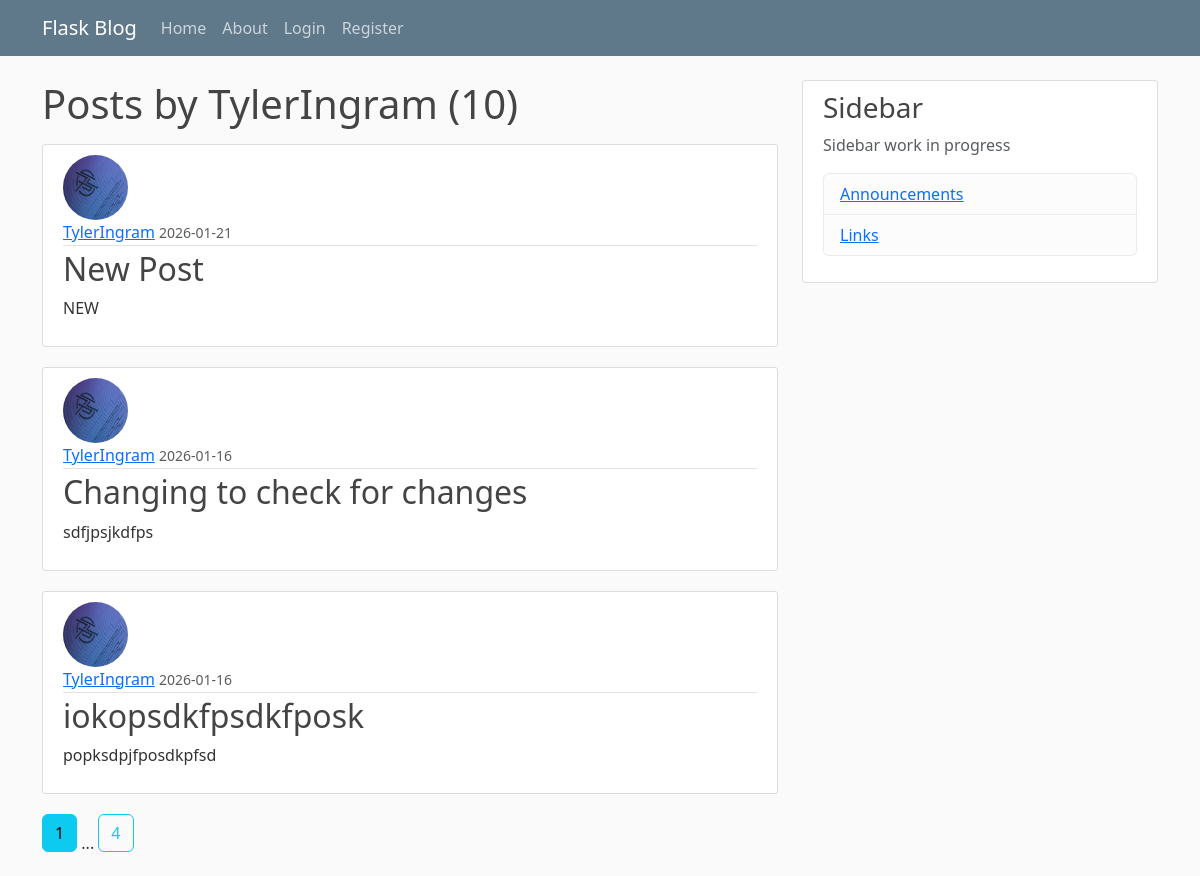
Page /user/TylerIngram on the earlier database version.
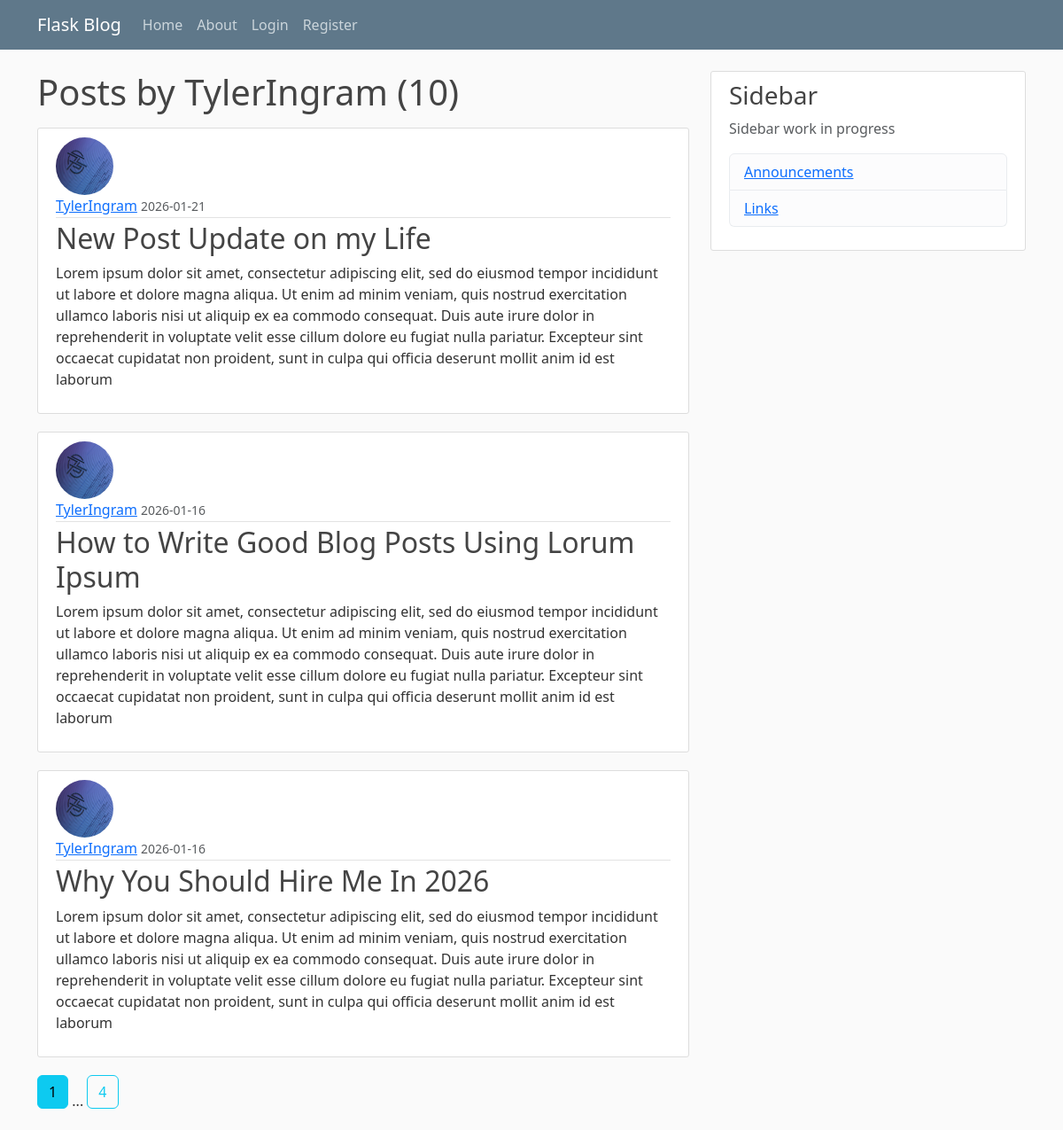
Same page on the later database version.
### flaskblog/models.py (models this page shows, shortened)
class Post(db.Model):
    id = db.Column(db.Integer, primary_key=True)
    title = db.Column(db.String(100), nullable=False)
    date_posted = db.Column(db.DateTime, nullable=False, default=lambda: datetime.now(timezone.utc))
    content = db.Column(db.Text, nullable=False)
    user_id = db.Column(db.Integer, db.ForeignKey('user.id'), nullable=False)

class User(db.Model, UserMixin):
    id = db.Column(db.Integer, primary_key=True)
    username = db.Column(db.String(20), unique=True, nullable=False)
    email = db.Column(db.String(120), unique=True, nullable=False)
    image_file = db.Column(db.String(20), nullable=False, default='default.jpg')
    password = db.Column(db.String(60), nullable=False)
    posts = db.relationship('Post', backref='author', lazy=True)

### flaskblog/users/routes.py (the view)
@users.route("/user/<string:username>")
def user_posts(username):
    page = request.args.get('page', 1, type=int)
    user = User.query.filter_by(username=username).first_or_404()
    posts = Post.query.filter_by(author=user).order_by(Post.date_posted.desc()).paginate(page=page, per_page=3)
    return render_template('user_posts.html', posts=posts, user=user)

### flaskblog/templates/user_posts.html
{% extends "layout.html" %}
{%block content%}
    <h1 class="mb-3">Posts by {{ user.username }} ({{ posts.total }})</h1>
    {% for post in posts.items %}
        <article class="media content-section">
            <img class="rounded-circle article-img" src="{{ url_for('static', filename='profile_pics/' + post.author.image_file) }}">
            <div class="media-body">
                <div class="article-metadata">
                    <a class="mr-2" href="{{ url_for('users.user_posts', username=user.username) }}">{{ user.username }}</a>
                    <small class="text-muted">{{ post.date_posted.strftime('%Y-%m-%d') }}</small>
                </div>
                <h2><a class="article-title text-decoration-none" href="{{ url_for('posts.post', post_id=post.id) }}">{{ post.title }}</a></h2>
                <p class="article-content">{{ post.content }}</p>
            </div>
        </article>
    {% endfor %}
    {% for page_num in posts.iter_pages(left_edge=1, right_edge=1, left_current=1, right_current=1) %}
        {% if page_num %}
            {% if posts.page == page_num%}
                <a class="btn btn-info mb-4" href="{{ url_for('users.user_posts', page=page_num, username=user.username) }}"> {{ page_num }}</a>
            {% else %}
                <a class="btn btn-outline-info mb-4" href="{{ url_for('users.user_posts', page=page_num, username=user.username) }}"> {{ page_num }}</a>
            {% endif %}
        {% else %}
            ...
        {% endif %}
    {% endfor %}
{% endblock content %}

Differences in the rows shown:
changed Post: title "New Post" → "New Post Update on my Life"; content "NEW" → "Lorem ipsum dolor sit amet, consectetur adipiscing elit, sed do eiusmod tempor incididunt ut labore et dolore magna aliqua. Ut enim ad minim veniam, quis nostrud exercitation ullamco laboris nisi ut aliquip ex ea commodo consequat. Duis aute irure dolor in reprehenderit in voluptate velit esse cillum dolore eu fugiat nulla pariatur. Excepteur sint occaecat cupidatat non proident, sunt in culpa qui officia deserunt mollit anim id est laborum"
changed Post: title "Changing to check for changes" → "How to Write Good Blog Posts Using Lorum Ipsum"; content "sdfjpsjkdfps" → "Lorem ipsum dolor sit amet, consectetur adipiscing elit, sed do eiusmod tempor incididunt ut labore et dolore magna aliqua. Ut enim ad minim veniam, quis nostrud exercitation ullamco laboris nisi ut aliquip ex ea commodo consequat. Duis aute irure dolor in reprehenderit in voluptate velit esse cillum dolore eu fugiat nulla pariatur. Excepteur sint occaecat cupidatat non proident, sunt in culpa qui officia deserunt mollit anim id est laborum"
changed Post: title "iokopsdkfpsdkfposk" → "Why You Should Hire Me In 2026"; content "popksdpjfposdkpfsd" → "Lorem ipsum dolor sit amet, consectetur adipiscing elit, sed do eiusmod tempor incididunt ut labore et dolore magna aliqua. Ut enim ad minim veniam, quis nostrud exercitation ullamco laboris nisi ut aliquip ex ea commodo consequat. Duis aute irure dolor in reprehenderit in voluptate velit esse cillum dolore eu fugiat nulla pariatur. Excepteur sint occaecat cupidatat non proident, sunt in culpa qui officia deserunt mollit anim id est laborum"
